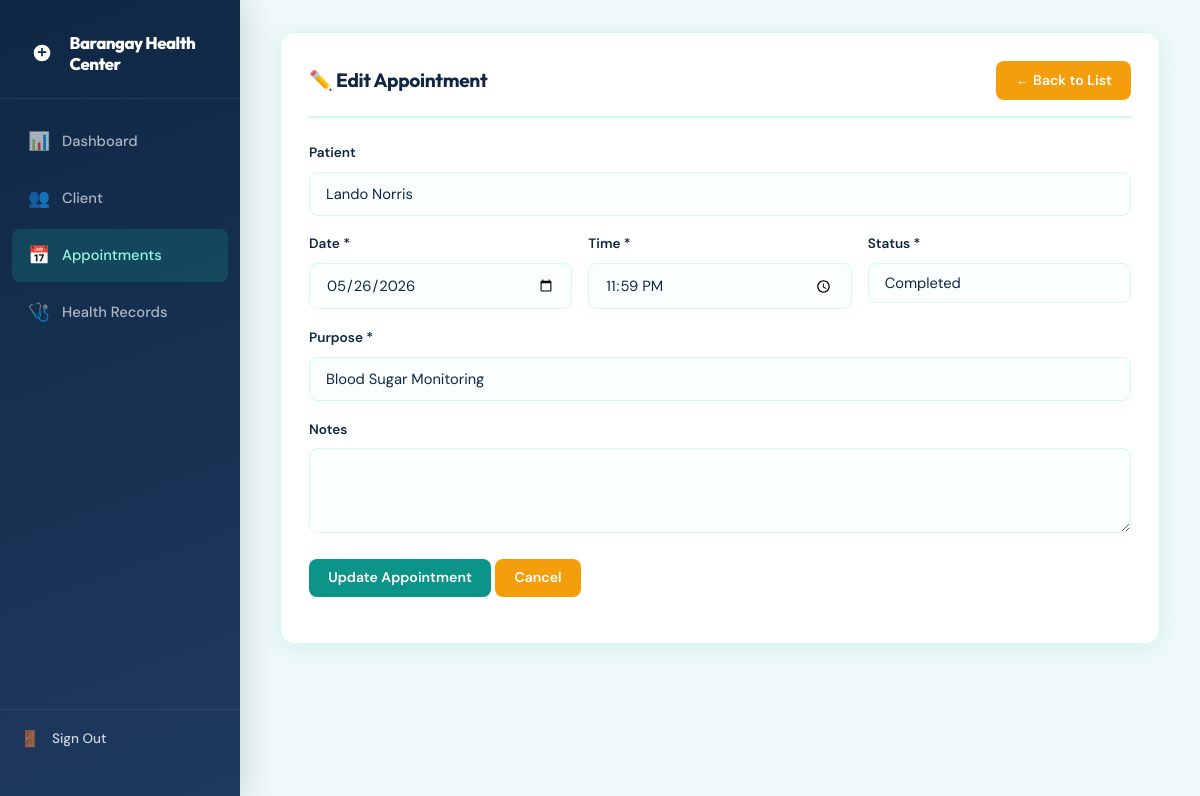
/appointments/edit.php?id=14, run on the app's committed database.
### tables this page shows
CREATE TABLE `appointments` (
  `appointment_id` int(11) NOT NULL,
  `patient_id` int(11) NOT NULL,
  `appointment_date` date NOT NULL,
  `appointment_time` time DEFAULT NULL,
  `purpose` varchar(255) DEFAULT NULL,
  `notes` text DEFAULT NULL,
  `reason` varchar(255) DEFAULT NULL,
  `status` varchar(20) NOT NULL DEFAULT 'Pending'
);

CREATE TABLE `patients` (
  `id` int(11) NOT NULL,
  `first_name` varchar(100) NOT NULL,
  `last_name` varchar(100) NOT NULL,
  `date_of_birth` date NOT NULL,
  `gender` varchar(20) NOT NULL,
  `contact_number` varchar(20) NOT NULL,
  `address` text NOT NULL,
  `emergency_contact_name` varchar(100) NOT NULL,
  `emergency_contact_number` varchar(20) NOT NULL,
  `patient_category` varchar(50) NOT NULL,
  `has_chronic_illness` tinyint(1) NOT NULL,
  `chronic_illness_details` text NOT NULL,
  `blood_type` varchar(10) NOT NULL,
  `allergies` text NOT NULL,
  `patient_id` int(11) GENERATED ALWAYS AS (`id`) VIRTUAL,
  `fullname` varchar(255) GENERATED ALWAYS AS (concat(`last_name`,', ',`first_name`)) VIRTUAL,
  `contactnumber` varchar(20) GENERATED ALWAYS AS (`contact_number`) VIRTUAL,
  `uid` varchar(10) DEFAULT NULL,
  `parent_id` int(11) DEFAULT NULL
);

### appointments/edit.php (the view, shortened to what this page needs)
<?php
require_once('../includes/header.php');
$conn = getConnection();
$id = isset($_GET['id']) ? (int)$_GET['id'] : 0;
$appointment_query = $conn->query("
    SELECT a.*, p.first_name, p.last_name
    FROM appointments a
    JOIN patients p ON a.patient_id = p.id
    WHERE a.appointment_id = $id
");
$appointment = ($appointment_query) ? $appointment_query->fetch_assoc() : null;
?>
<div class="card">
    <div class="card-header">
        <h2 class="card-title">✏️ Edit Appointment</h2>
        <a href="index.php" class="btn btn-warning">← Back to List</a>
    </div>
    <form method="POST">
        <div class="form-group">
            <label>Patient</label>
            <input type="text" class="form-control" value="<?php echo htmlspecialchars($appointment['first_name'] . ' ' . $appointment['last_name']); ?>" readonly>
        </div>
        <div class="form-row">
            <div class="form-group">
                <label>Date *</label>
                <input type="date" name="appointment_date" class="form-control" value="<?php echo $appointment['appointment_date']; ?>" required>
            </div>
            <div class="form-group">
                <label>Time *</label>
                <input type="time" name="appointment_time" class="form-control" value="<?php echo $appointment['appointment_time']; ?>" required>
            </div>
            <div class="form-group">
                <label>Status *</label>
                <select name="status" class="form-control" required>
                    <option value="Completed" <?php echo $appointment['status'] == 'Completed' ? 'selected' : ''; ?>>Completed</option>
                </select>
            </div>
        </div>
        <div class="form-group">
            <label>Purpose *</label>
            <input type="text" name="purpose" class="form-control" value="<?php echo htmlspecialchars($appointment['purpose']); ?>" required>
        </div>
        <div class="form-group">
            <label>Notes</label>
            <textarea name="notes" class="form-control" rows="3"><?php echo htmlspecialchars($appointment['notes']); ?></textarea>
        </div>
        <div class="form-group">
            <button type="submit" class="btn btn-primary">Update Appointment</button>
            <a href="index.php" class="btn btn-warning">Cancel</a>
        </div>
    </form>
</div>
<?php
require_once '../includes/footer.php';
?>

### css/style.css (style rules this page uses)
:root { --teal: #0d9488; --teal-dark: #0f766e; --teal-lite: #ccfbf1; --teal-mid: #99f6e4; --navy: #0f2744; --navy-mid: #1e3a5f; --sky: #e0f2fe; --amber: #f59e0b; --red: #ef4444; --green: #22c55e; --purple: #8b5cf6; --white: #ffffff; --bg: #f0fafa; --card: #ffffff; --border: #d1faf4; --text: #0f2744; --text-muted:#64748b; --shadow-sm: 0 1px 3px rgba(13,148,136,.10), 0 1px 2px rgba(13,148,136,.06); --shadow: 0 4px 24px rgba(13,148,136,.13); --shadow-lg: 0 12px 40px rgba(13,148,136,.18); --radius: 14px; --radius-sm: 8px; }
*, *::before, *::after { box-sizing: border-box; margin: 0; padding: 0; }
body { font-family: 'DM Sans', sans-serif; background: var(--bg); color: var(--text); line-height: 1.65; min-height: 100vh; }
.card { background: var(--card); border-radius: var(--radius); box-shadow: var(--shadow); padding: 1.75rem; margin-bottom: 1.5rem; border: 1px solid var(--border); }
.card-header { display: flex; justify-content: space-between; align-items: center; margin-bottom: 1.5rem; padding-bottom: 1rem; border-bottom: 2px solid var(--border); }
.card-title { font-family: 'Outfit', sans-serif; font-size: 1.2rem; font-weight: 700; color: var(--navy); letter-spacing: -.3px; }
.btn { display: inline-flex; align-items: center; gap: .4rem; padding: .6rem 1.2rem; border: none; border-radius: var(--radius-sm); font-family: 'DM Sans', sans-serif; font-size: .88rem; font-weight: 600; cursor: pointer; text-decoration: none; transition: all .18s; line-height: 1.4; }
.btn-primary { background: var(--teal); color: white; }
.btn-warning { background: var(--amber); color: white; }
.form-group { margin-bottom: 1.1rem; }
.form-group label { display: block; margin-bottom: .45rem; font-size: .85rem; font-weight: 600; color: var(--navy); }
.form-control { width: 100%; padding: .7rem 1rem; border: 1.5px solid #d1faf4; border-radius: var(--radius-sm); font-family: 'DM Sans', sans-serif; font-size: .92rem; color: var(--text); background: #fafffe; transition: border-color .2s, box-shadow .2s; -webkit-appearance: none; }
.form-control::placeholder { color: #a1b5b3; }
textarea.form-control { resize: vertical; min-height: 80px; }
.form-row { display: grid; grid-template-columns: repeat(auto-fit, minmax(200px, 1fr)); gap: 1rem; }
.card, .stat-card, .auth-card { animation: fadeUp .35s ease both; }

### data on the page
appointments: patient.last_name "Lando Norris", appointment_date "05/26/2026", appointment_time "23:59:00", status "Completed", purpose "Blood Sugar Monitoring"
